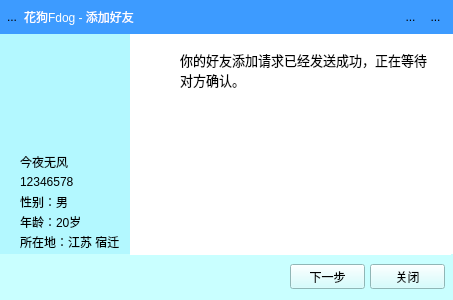
<?xml version="1.0" encoding="UTF-8"?>
<ui version="4.0">
 <class>Addfriend</class>
 <widget class="QWidget" name="Addfriend">
  <property name="geometry">
   <rect>
    <x>0</x>
    <y>0</y>
    <width>453</width>
    <height>300</height>
   </rect>
  </property>
  <property name="windowTitle">
   <string>Form</string>
  </property>
  <property name="styleSheet">
   <string notr="true">#Addfriend{
background-color: rgb(61, 155, 255);
}</string>
  </property>
  <layout class="QVBoxLayout" name="verticalLayout">
   <property name="spacing">
    <number>0</number>
   </property>
   <property name="leftMargin">
    <number>0</number>
   </property>
   <property name="topMargin">
    <number>0</number>
   </property>
   <property name="rightMargin">
    <number>0</number>
   </property>
   <property name="bottomMargin">
    <number>0</number>
   </property>
   <item>
    <layout class="QHBoxLayout" name="horizontalLayout">
     <item>
      <widget class="QToolButton" name="toolButton">
       <property name="minimumSize">
        <size>
         <width>0</width>
         <height>34</height>
        </size>
       </property>
       <property name="text">
        <string>...</string>
       </property>
       <property name="icon">
        <iconset resource="libres.qrc">
         <normaloff>:/lib/fdogicon.png</normaloff>:/lib/fdogicon.png</iconset>
       </property>
       <property name="iconSize">
        <size>
         <width>18</width>
         <height>18</height>
        </size>
       </property>
       <property name="autoRaise">
        <bool>true</bool>
       </property>
      </widget>
     </item>
     <item>
      <widget class="QLabel" name="label">
       <property name="minimumSize">
        <size>
         <width>0</width>
         <height>34</height>
        </size>
       </property>
       <property name="styleSheet">
        <string notr="true">color: rgb(255, 255, 255);</string>
       </property>
       <property name="text">
        <string>花狗Fdog - 添加好友</string>
       </property>
      </widget>
     </item>
     <item>
      <widget class="QToolButton" name="toolButton_2">
       <property name="minimumSize">
        <size>
         <width>25</width>
         <height>25</height>
        </size>
       </property>
       <property name="maximumSize">
        <size>
         <width>25</width>
         <height>25</height>
        </size>
       </property>
       <property name="text">
        <string>...</string>
       </property>
       <property name="icon">
        <iconset resource="libres.qrc">
         <normaloff>:/lib/zuixiaohua.png</normaloff>:/lib/zuixiaohua.png</iconset>
       </property>
       <property name="iconSize">
        <size>
         <width>20</width>
         <height>20</height>
        </size>
       </property>
       <property name="autoRaise">
        <bool>true</bool>
       </property>
      </widget>
     </item>
     <item>
      <widget class="QToolButton" name="toolButton_3">
       <property name="minimumSize">
        <size>
         <width>25</width>
         <height>25</height>
        </size>
       </property>
       <property name="maximumSize">
        <size>
         <width>25</width>
         <height>25</height>
        </size>
       </property>
       <property name="text">
        <string>...</string>
       </property>
       <property name="icon">
        <iconset resource="libres.qrc">
         <normaloff>:/lib/guanbi.png</normaloff>:/lib/guanbi.png</iconset>
       </property>
       <property name="iconSize">
        <size>
         <width>20</width>
         <height>20</height>
        </size>
       </property>
       <property name="autoRaise">
        <bool>true</bool>
       </property>
      </widget>
     </item>
     <item>
      <spacer name="horizontalSpacer">
       <property name="orientation">
        <enum>Qt::Horizontal</enum>
       </property>
       <property name="sizeType">
        <enum>QSizePolicy::Fixed</enum>
       </property>
       <property name="sizeHint" stdset="0">
        <size>
         <width>5</width>
         <height>20</height>
        </size>
       </property>
      </spacer>
     </item>
    </layout>
   </item>
   <item>
    <widget class="QWidget" name="widget" native="true">
     <property name="minimumSize">
      <size>
       <width>0</width>
       <height>264</height>
      </size>
     </property>
     <property name="styleSheet">
      <string notr="true">background-color: rgb(255, 255, 255);</string>
     </property>
     <widget class="QWidget" name="widget_2" native="true">
      <property name="geometry">
       <rect>
        <x>0</x>
        <y>0</y>
        <width>131</width>
        <height>231</height>
       </rect>
      </property>
      <property name="styleSheet">
       <string notr="true">background-color: rgb(179, 248, 255);</string>
      </property>
      <widget class="QLabel" name="label_2">
       <property name="geometry">
        <rect>
         <x>20</x>
         <y>20</y>
         <width>91</width>
         <height>91</height>
        </rect>
       </property>
       <property name="styleSheet">
        <string notr="true">border-image: url(:/lib/10001.jpg);</string>
       </property>
       <property name="text">
        <string/>
       </property>
      </widget>
      <widget class="QLabel" name="label_8">
       <property name="geometry">
        <rect>
         <x>20</x>
         <y>120</y>
         <width>61</width>
         <height>16</height>
        </rect>
       </property>
       <property name="text">
        <string>今夜无风</string>
       </property>
      </widget>
      <widget class="QLabel" name="label_9">
       <property name="geometry">
        <rect>
         <x>20</x>
         <y>140</y>
         <width>61</width>
         <height>16</height>
        </rect>
       </property>
       <property name="text">
        <string>12346578</string>
       </property>
      </widget>
      <widget class="QLabel" name="label_10">
       <property name="geometry">
        <rect>
         <x>20</x>
         <y>160</y>
         <width>71</width>
         <height>16</height>
        </rect>
       </property>
       <property name="text">
        <string>性别：男</string>
       </property>
      </widget>
      <widget class="QLabel" name="label_11">
       <property name="geometry">
        <rect>
         <x>20</x>
         <y>180</y>
         <width>71</width>
         <height>16</height>
        </rect>
       </property>
       <property name="text">
        <string>年龄：20岁</string>
       </property>
      </widget>
      <widget class="QLabel" name="label_12">
       <property name="geometry">
        <rect>
         <x>20</x>
         <y>200</y>
         <width>111</width>
         <height>16</height>
        </rect>
       </property>
       <property name="text">
        <string>所在地：江苏 宿迁</string>
       </property>
      </widget>
     </widget>
     <widget class="QWidget" name="widget_3" native="true">
      <property name="geometry">
       <rect>
        <x>0</x>
        <y>220</y>
        <width>461</width>
        <height>51</height>
       </rect>
      </property>
      <property name="styleSheet">
       <string notr="true">background-color: rgb(201, 255, 255);</string>
      </property>
      <widget class="QPushButton" name="pushButton">
       <property name="geometry">
        <rect>
         <x>290</x>
         <y>10</y>
         <width>75</width>
         <height>25</height>
        </rect>
       </property>
       <property name="text">
        <string>下一步</string>
       </property>
      </widget>
      <widget class="QPushButton" name="pushButton_2">
       <property name="geometry">
        <rect>
         <x>370</x>
         <y>10</y>
         <width>75</width>
         <height>25</height>
        </rect>
       </property>
       <property name="text">
        <string>关闭</string>
       </property>
      </widget>
     </widget>
     <widget class="QStackedWidget" name="stackedWidget">
      <property name="geometry">
       <rect>
        <x>130</x>
        <y>0</y>
        <width>321</width>
        <height>221</height>
       </rect>
      </property>
      <property name="currentIndex">
       <number>2</number>
      </property>
      <widget class="QWidget" name="page">
       <widget class="QLineEdit" name="lineEdit">
        <property name="geometry">
         <rect>
          <x>10</x>
          <y>60</y>
          <width>301</width>
          <height>71</height>
         </rect>
        </property>
        <property name="alignment">
         <set>Qt::AlignLeading|Qt::AlignLeft|Qt::AlignTop</set>
        </property>
        <property name="placeholderText">
         <string>我是...</string>
        </property>
       </widget>
       <widget class="QLabel" name="label_3">
        <property name="geometry">
         <rect>
          <x>10</x>
          <y>30</y>
          <width>121</width>
          <height>20</height>
         </rect>
        </property>
        <property name="text">
         <string>请输入验证信息：</string>
        </property>
       </widget>
      </widget>
      <widget class="QWidget" name="page_2">
       <widget class="QLabel" name="label_4">
        <property name="geometry">
         <rect>
          <x>20</x>
          <y>10</y>
          <width>54</width>
          <height>31</height>
         </rect>
        </property>
        <property name="text">
         <string>备注姓名：</string>
        </property>
       </widget>
       <widget class="QComboBox" name="comboBox">
        <property name="geometry">
         <rect>
          <x>90</x>
          <y>10</y>
          <width>171</width>
          <height>31</height>
         </rect>
        </property>
        <property name="editable">
         <bool>true</bool>
        </property>
       </widget>
       <widget class="QComboBox" name="comboBox_2">
        <property name="geometry">
         <rect>
          <x>90</x>
          <y>50</y>
          <width>171</width>
          <height>31</height>
         </rect>
        </property>
        <property name="editable">
         <bool>true</bool>
        </property>
       </widget>
       <widget class="QLabel" name="label_5">
        <property name="geometry">
         <rect>
          <x>20</x>
          <y>50</y>
          <width>54</width>
          <height>31</height>
         </rect>
        </property>
        <property name="text">
         <string>分组：</string>
        </property>
       </widget>
      </widget>
      <widget class="QWidget" name="page_3">
       <widget class="QLabel" name="label_6">
        <property name="geometry">
         <rect>
          <x>10</x>
          <y>20</y>
          <width>31</width>
          <height>31</height>
         </rect>
        </property>
        <property name="styleSheet">
         <string notr="true">border-image: url(:/lib/zaixian.png);</string>
        </property>
        <property name="text">
         <string/>
        </property>
       </widget>
       <widget class="QLabel" name="label_7">
        <property name="geometry">
         <rect>
          <x>50</x>
          <y>10</y>
          <width>261</width>
          <height>51</height>
         </rect>
        </property>
        <property name="font">
         <font>
          <pointsize>10</pointsize>
         </font>
        </property>
        <property name="text">
         <string>你的好友添加请求已经发送成功，正在等待
对方确认。</string>
        </property>
       </widget>
      </widget>
     </widget>
    </widget>
   </item>
  </layout>
 </widget>
 <resources>
  <include location="libres.qrc"/>
 </resources>
 <connections/>
</ui>
